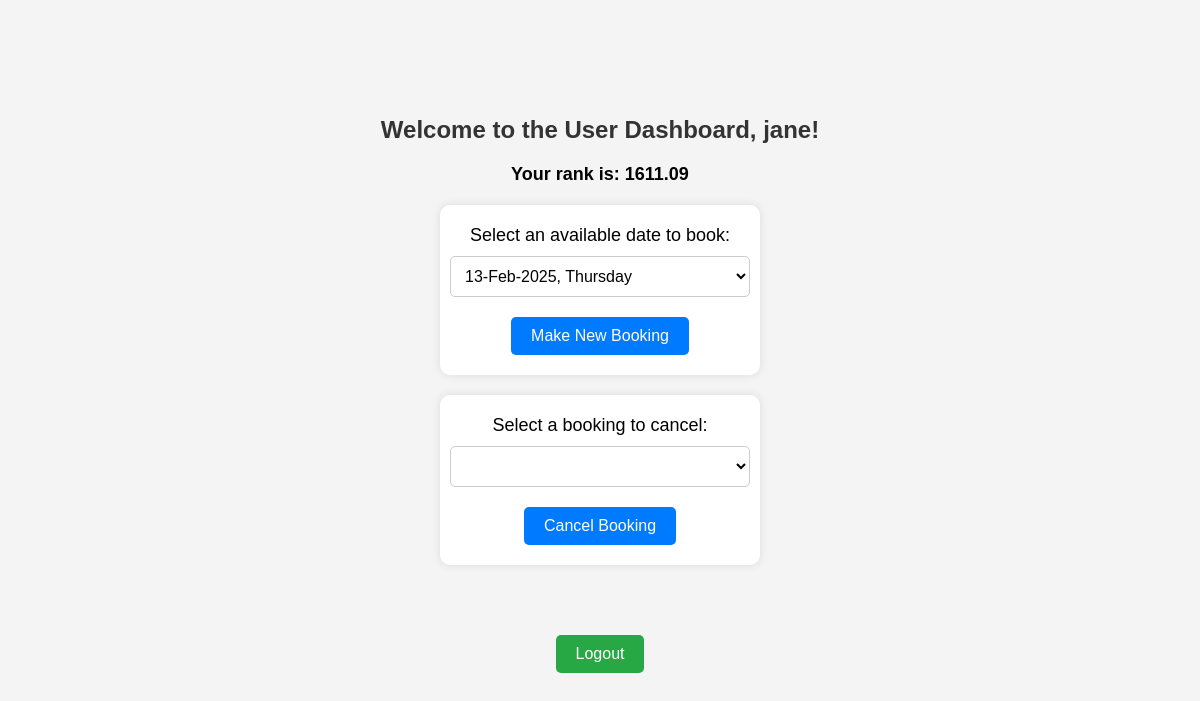
/users (signed in), run on an earlier commit of the app's database.
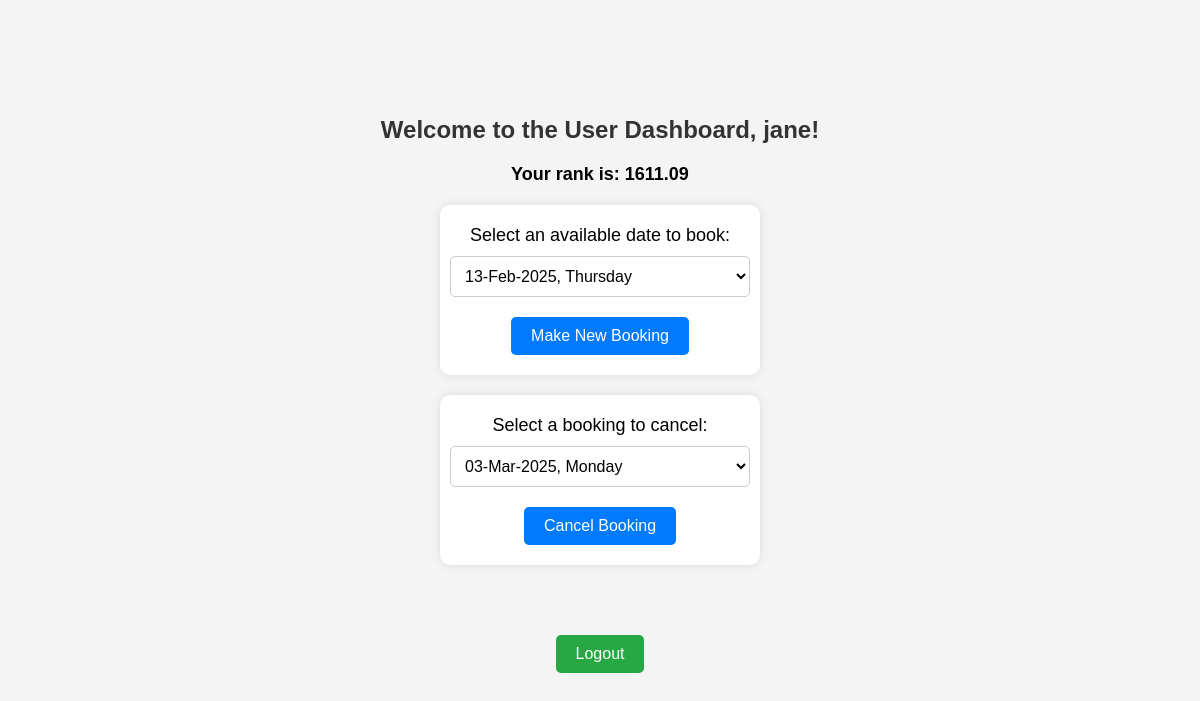
And on a later commit of the database.
### tables this page shows
CREATE TABLE booking (
	booking_id INTEGER NOT NULL, 
	date_time_booking_made VARCHAR NOT NULL, 
	player_login_name VARCHAR NOT NULL, 
	required_booking_date VARCHAR NOT NULL, 
	PRIMARY KEY (booking_id)
);

### app.py (the view, shortened to what this page needs)
@app.route('/users', methods=['GET', 'POST'])
def users():
    if 'user_id' not in session:
        return redirect(url_for('login'))
    from models_booking import Booking, Payment,find_available_bookings, retrieve_all_bookings_for_user,format_dates_for_display
    from stripe_checkout import create_stripe_session
    user_name = session.get('user_name')
    player_rank = session.get('player_rank')
    formatted_all_available_bookings_period_60_days = format_dates_for_display(find_available_bookings(user_name))
    formatted_available_user_booking = format_dates_for_display(retrieve_all_bookings_for_user(user_name))
    return render_template('user.html',
                       all_available_bookings_period_60_days=formatted_all_available_bookings_period_60_days,
                       available_user_booking = formatted_available_user_booking, user_name = user_name, player_rank = player_rank)

### models_booking.py (called while the page is built)
def find_tuesdays_and_thursdays():
    today = datetime.date.today()
    two_months_later = today + datetime.timedelta(days=60)
    current_date = today
    result = []
    while current_date <= two_months_later:
        if current_date.weekday() in [1, 3]:  # 1 is Tuesday, 3 is Thursday
            result.append(current_date.strftime("%Y-%m-%d"))
        current_date += datetime.timedelta(days=1)
    return set(result)

def find_non_available_bookings():
    ranked_bookings = (
        select(
            func.date(Booking.required_booking_date).label('booking_date'),
            func.row_number().over(partition_by=func.date(Booking.required_booking_date),
                                order_by=Booking.required_booking_date).label('row_numb')
        )
        .cte('ranked_bookings')  # Create a CTE
    )
    final_query = (
        select(ranked_bookings.c.booking_date)
        .group_by(ranked_bookings.c.booking_date)
        .having(func.max(ranked_bookings.c.row_numb) == 8)
    )
    results = db.session.execute(final_query).fetchall()
    results = {row[0] for row in results}
    return results

def find_available_bookings(user_name):
    possible_booking_dates = find_tuesdays_and_thursdays()
    non_available_bookings = find_non_available_bookings()
    preexisting_bookings = set(retrieve_all_bookings_for_user(user_name))
    available_booking_dates = possible_booking_dates - non_available_bookings-preexisting_bookings
    return sorted(list(available_booking_dates))

def retrieve_all_bookings_for_user(user_name):
    existing_bookings_query = (
        select(Booking.required_booking_date)
        .where(
               and_(
                    Booking.player_login_name == user_name,
                    Booking.required_booking_date >= func.strftime('%Y-%m-%d', func.now())
                    )
               )
        .order_by(Booking.required_booking_date.asc()))
    existing_booking_lst = [row[0] for row in db.session.execute(existing_bookings_query).fetchall()]
    return existing_booking_lst

def format_dates_for_display(dates_list):
   return [
        {
            'original': date,
            'formatted': datetime.datetime.strptime(date, '%Y-%m-%d').strftime('%d-%b-%Y, %A')
        }
        for date in dates_list]

### templates/user.html (shortened to what this page needs)
{% extends "login.html" %}
{% block content %}
    <h1>Welcome to the User Dashboard, {{ user_name }}!</h1>
    <h2>Your rank is: {{ player_rank }}</h2>
    <form action="/users" method="POST">
        <label for="choose_available_booking_date">Select an available date to book:</label>
        <select id="choose_available_booking_date" name="choose_available_booking_date">
            {% for date in all_available_bookings_period_60_days %}
                <option value="{{ date['original'] }}">{{ date['formatted'] }}</option>
            {% endfor %}
        </select>
        <button type="submit" name="action" value="new_booking">Make New Booking</button>
    </form>
    <form action="/users" method="POST">
        <label for="delete_booking_date">Select a booking to cancel:</label>
        <select id="delete_booking_date" name="delete_booking_date">
            {% for date in available_user_booking %}
                <option value="{{ date['original'] }}">{{ date['formatted'] }}</option>
            {% endfor %}
        </select>
        <button type="submit" name="action" value="delete_booking">Cancel Booking</button>
    </form>
    <a href="{{ url_for('logout') }}">Logout</a>
{% endblock %}

### templates/login.html (shortened to what this page needs)
<!DOCTYPE html>
<html lang="en">
<head>
    <link rel="stylesheet" type="text/css" href="{{ url_for('static', filename='styles.css') }}">
</head>
<body>
        {% block content %}{% endblock %}
</body>
</html>

### static/styles.css (style rules this page uses)
body { display: flex; justify-content: flex-start; flex-direction: column; align-items: center; min-height: 100vh; font-family: Arial, sans-serif; background-color: #f4f4f4; margin: 0; padding-top: 100px; }
h1 { font-size: 24px; text-align: center; color: #333; margin-bottom: 5px; }
form { display: flex; flex-direction: column; align-items: center; margin-bottom: 10px; background-color: #fff; padding: 10px; border-radius: 10px; box-shadow: 0 0 10px rgba(0, 0, 0, 0.1); margin-top: 10px; }
label, input { font-size: 18px; margin: 10px; text-align: center; }
input, select { padding: 10px; width: 300px; font-size: 16px; border-radius: 5px; border: 1px solid #ccc; }
select { background-color: #fff; margin-bottom: 10px; }
button { padding: 10px 20px; margin: 10px 0; cursor: pointer; background-color: #007bff; color: #fff; border: none; border-radius: 5px; font-size: 16px; transition: background-color 0.3s; }
a { display: block; padding: 10px 20px; margin: 60px auto; text-decoration: none; background-color: #28a745; color: white; border-radius: 5px; text-align: center; width: fit-content; transition: background-color 0.3s; font-size: 16px; }
h2 { font-size: 18px; text-align: center; margin-bottom:10px; }

What changed in the data, as far as the page shows it:
now on this page (row edited): booking: player_login_name "jane"
Also different on the page:
form field delete_booking_date: (not shown) → "03-Mar-2025, Monday"
{{ user_name }}: "jane" → (not shown)
